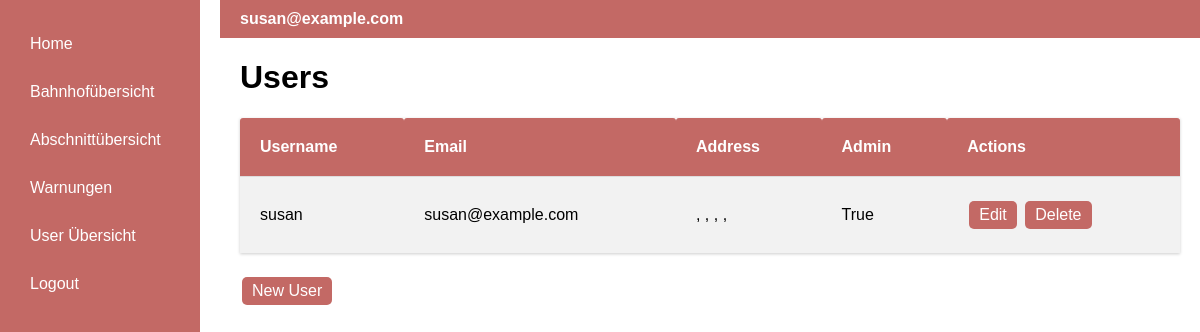
Page /user (signed in) on the earlier database version.
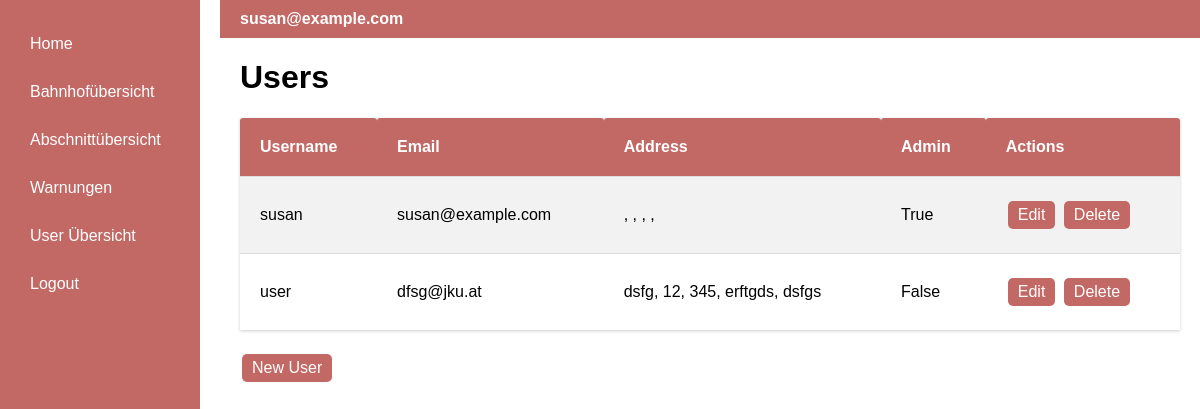
Same page on the later database version.
### app/models.py (models this page shows, shortened)
class User(UserMixin, db.Model):
    id: so.Mapped[int] = so.mapped_column(primary_key=True)
    username: so.Mapped[str] = so.mapped_column(sa.String(64), index=True,
                                                unique=True)
    email: so.Mapped[str] = so.mapped_column(sa.String(120), index=True,
                                             unique=True)
    password_hash: so.Mapped[Optional[str]] = so.mapped_column(sa.String(256))
    isAdmin = db.Column(db.Boolean, default=False)
    address_id = db.Column(db.Integer, db.ForeignKey('address.id', name='fk_user_address_id'))
    address = db.relationship('Address', backref='user', uselist=False)

class Address(db.Model):
    id = db.Column(db.Integer, primary_key=True, autoincrement=True)
    street = db.Column(db.String(140))
    no = db.Column(db.Integer)
    zipcode = db.Column(db.Integer)
    city = db.Column(db.String(140))
    country = db.Column(db.String(140))

### app/routes.py (the view)
@app.route('/user')
@login_required
def user():
    users = User.query.all()
    return render_template('user.html', title='User', users=users)

### app/models.py (called while the page is built)
@login.user_loader
def load_user(id):
    return db.session.get(User, int(id))

### app/templates/user.html
{% extends "base.html" %}
{% block content %}
    <h1>Users</h1>
    <table class="table-station">
        <tr>
            <th>Username</th>
            <th>Email</th>
            <th>Address</th>
            <th>Admin</th>
            <th>Actions</th>
        </tr>
        {% for user in users %}
            <tr>
                <td>{{ user.username }}</td>
                <td>{{ user.email }}</td>
                <td>{{ user.address.street }}, {{ user.address.no }}, {{ user.address.zipcode }}, {{ user.address.city }}, {{ user.address.country }}</td>
                <td>{{ user.isAdmin }}</td>
                <td>
                    <a class="edit-button" href="{{ url_for('userEdit', user_id=user.id) }}">Edit</a>
                    <a class="edit-button" href="{{ url_for('userDelete', user_id=user.id) }}">Delete</a>
                </td>
            </tr>
        {% endfor %}
    </table>
    <a class="edit-button" href="{{ url_for('userNew') }}">New User</a>
{% endblock %}

### app/templates/base.html (shortened to what this page needs)
<!DOCTYPE html>
<html lang="en">
<head>
</head>
<body>
    <div class="container">
        <div class="sidebar">
            <a href="{{ url_for('index') }}">Home</a>
            {% if current_user.is_anonymous %}
            <a href="{{ url_for('login') }}">Login</a>
            {% else %}
            <a href="{{ url_for('trainstation') }}">Bahnhofübersicht</a>
            <a href="{{ url_for('segments') }}">Abschnittübersicht</a>
            <a href="{{ url_for('warnings') }}">Warnungen</a>
                 {% if current_user.is_authenticated and current_user.isAdmin %}
                <a href="{{ url_for('user') }}">User Übersicht</a>
                {% endif %}
            <a href="{{ url_for('logout') }}">Logout</a>
            {% endif %}
        </div>
        <div class="content">
            <div class="topbar">
                <span class="email">{{ current_user.email if not current_user.is_anonymous else 'Guest' }}</span>
            </div>
            {% block content %}{% endblock %}
        </div>
    </div>
</body>
</html>

Differences in the rows shown:
added User: username "user", email "dfsg@jku.at", address.street "dsfg", address.no "12", address.zipcode "345", address.city "erftgds", address.country "dsfgs", isAdmin "False"
